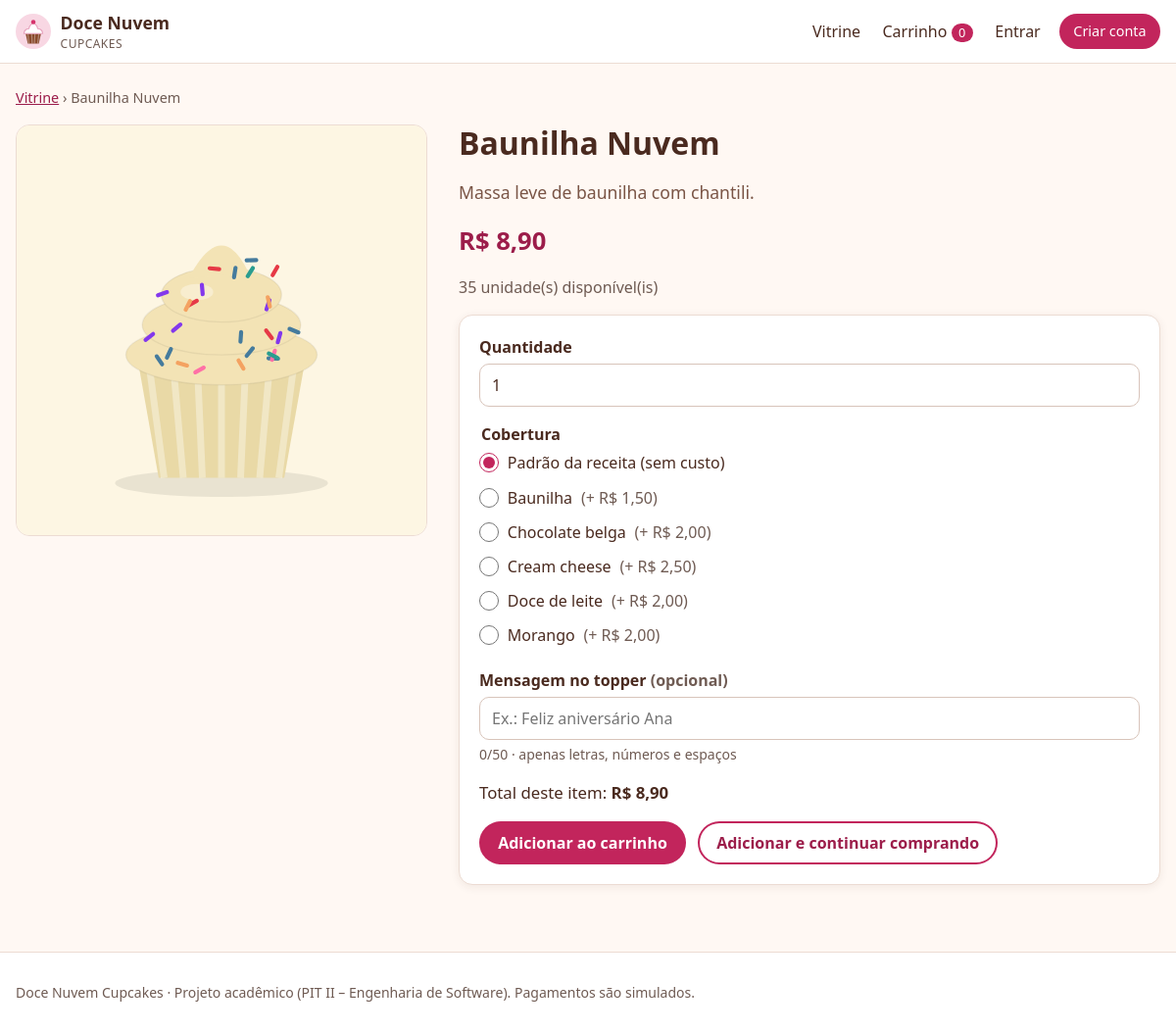
The app's page /produto/2 with its own data.
### tables this page shows
CREATE TABLE produtos (
    id             INT UNSIGNED   NOT NULL AUTO_INCREMENT,
    nome           VARCHAR(80)    NOT NULL,
    descricao      VARCHAR(100)   NOT NULL,
    preco          DECIMAL(10,2)  NOT NULL,
    estoque        INT UNSIGNED   NOT NULL DEFAULT 0,
    imagem         VARCHAR(255)   NULL,
    ativo          TINYINT(1)     NOT NULL DEFAULT 1,
    criado_em      DATETIME       NOT NULL DEFAULT CURRENT_TIMESTAMP,
    atualizado_em  DATETIME       NOT NULL DEFAULT CURRENT_TIMESTAMP ON UPDATE CURRENT_TIMESTAMP,
    PRIMARY KEY (id),
    KEY idx_produtos_ativo (ativo),
    CONSTRAINT ck_produtos_preco CHECK (preco > 0)
);

CREATE TABLE coberturas (
    id               INT UNSIGNED  NOT NULL AUTO_INCREMENT,
    nome             VARCHAR(50)   NOT NULL,
    preco_adicional  DECIMAL(10,2) NOT NULL DEFAULT 0.00,
    ativa            TINYINT(1)    NOT NULL DEFAULT 1,
    PRIMARY KEY (id),
    UNIQUE KEY uk_coberturas_nome (nome)
);

### app/Core/View.php (called while the page is built, shortened)
<?php
final class View
{
    public static function render(string $view, array $data = [], ?string $layout = 'layouts/main'): string
    {
        $data['errors'] ??= Session::pullErrors();
        $data['old'] ??= Session::pullOld();
        $content = self::renderFile($view, $data);
        return self::renderFile($layout, $data + ['content' => $content]);
    }
    private static function renderFile(string $view, array $data): string
    {
        $file = APP_PATH . '/Views/' . $view . '.php';
        extract($data, EXTR_SKIP);
        try {
            require $file;
        } catch (\Throwable $e) {
            ob_end_clean();
            throw $e;
        }
        return (string) ob_get_clean();
    }
}

### app/Controllers/ShopController.php (called while the page is built, shortened)
<?php
final class ShopController extends Controller
{
    public function show(int $id): void
    {
        $product = (new Product())->find($id, true);
        $this->view('vitrine/show', [
            'title' => $product['nome'],
            'product' => $product,
            'coverings' => (new Covering())->active(),
        ]);
    }
}

### public/index.php (called while the page is built, shortened)
<?php
require dirname(__DIR__) . '/app/bootstrap.php';
$request = Request::fromGlobals();
try {
    $router = new Router();
    $router->dispatch($request);
} catch (HttpException $e) {
    http_response_code($e->status);
    if ($request->wantsJson()) {
        header('Content-Type: application/json; charset=utf-8');
        echo json_encode(['erro' => $e->getMessage()], JSON_UNESCAPED_UNICODE);
    } else {
        echo View::render('errors/http', ['status' => $e->status, 'message' => $e->getMessage()]);
    }
} catch (Throwable $e) {
    $log = sprintf("[%s] %s: %s em %s:%d\n%s\n\n", date('Y-m-d H:i:s'), get_class($e), $e->getMessage(), $e->getFile(), $e->getLine(), $e->getTraceAsString());
    @file_put_contents(ROOT_PATH . '/storage/logs/app.log', $log, FILE_APPEND);
    http_response_code(500);
    $message = Config::bool('APP_DEBUG') ? $e->getMessage() : 'Algo deu errado do nosso lado. Já registramos o problema; tente novamente em instantes.';
    if ($request->wantsJson()) {
        header('Content-Type: application/json; charset=utf-8');
        echo json_encode(['erro' => $message], JSON_UNESCAPED_UNICODE);
    } else {
        try {
            echo View::render('errors/http', ['status' => 500, 'message' => $message]);
        } catch (Throwable) {
            echo '<h1>Erro 500</h1><p>' . e($message) . '</p>';
        }
    }
}

### app/Core/Config.php (called while the page is built, shortened)
<?php
final class Config
{
    private static array $values = [];
    public static function get(string $key, ?string $default = null): ?string
    {
        $env = getenv($key);
        if ($env !== false) {
            return $env;
        }
        return self::$values[$key] ?? $default;
    }
}

### app/Core/helpers.php (called while the page is built, shortened)
<?php
function e(mixed $value): string
{
    return htmlspecialchars((string) $value, ENT_QUOTES | ENT_SUBSTITUTE, 'UTF-8');
}
function url(string $path = '/'): string
{
    $base = rtrim((string) Config::get('BASE_PATH', ''), '/');
    return $base . '/' . ltrim($path, '/');
}
function asset(string $path): string
{
    return url('assets/' . ltrim($path, '/'));
}
function product_image(?string $image): string
{
    return str_starts_with($image, 'uploads/') ? url($image) : asset('img/produtos/' . $image);
}
function money(float|int|string $value): string
{
    return 'R$ ' . number_format((float) $value, 2, ',', '.');
}
function old(array $old, string $key, mixed $default = ''): string
{
    return e($old[$key] ?? $default);
}

### app/bootstrap.php (called while the page is built, shortened)
<?php
spl_autoload_register(static function (string $class): void {
    $prefix = 'App\\';
    $relative = str_replace('\\', '/', substr($class, strlen($prefix)));
    $file = APP_PATH . '/' . $relative . '.php';
});
require APP_PATH . '/Core/helpers.php';

### app/Core/Database.php (called while the page is built, shortened)
<?php
final class Database
{
    private static ?PDO $pdo = null;
    public static function connection(): PDO
    {
        if (self::$pdo === null) {
            $dsn = sprintf(
                'mysql:host=%s;port=%s;dbname=%s;charset=utf8mb4',
                Config::get('DB_HOST', '127.0.0.1'),
                Config::get('DB_PORT', '3306'),
                Config::get('DB_NAME', 'cupcakes')
            );
            self::$pdo = new PDO($dsn, Config::get('DB_USER', 'root'), Config::get('DB_PASS', ''), [
                PDO::ATTR_ERRMODE => PDO::ERRMODE_EXCEPTION,
                PDO::ATTR_DEFAULT_FETCH_MODE => PDO::FETCH_ASSOC,
                PDO::ATTR_EMULATE_PREPARES => false,
            ]);
        }
        return self::$pdo;
    }
}

### app/Models/Model.php (called while the page is built, shortened)
<?php
abstract class Model
{
    protected PDO $db;
    public function __construct(?PDO $db = null)
    {
        $this->db = $db ?? Database::connection();
    }
    protected function fetch(string $sql, array $params = []): ?array
    {
        $stmt = $this->db->prepare($sql);
        $stmt->execute($params);
        $row = $stmt->fetch();
        return $row === false ? null : $row;
    }
    protected function fetchAll(string $sql, array $params = []): array
    {
        $stmt = $this->db->prepare($sql);
        $stmt->execute($params);
        return $stmt->fetchAll();
    }
}

### app/Models/Product.php (called while the page is built, shortened)
<?php
final class Product extends Model
{
    public function find(int $id, bool $onlyActive = false): ?array
    {
        $product = $this->fetch(
            'SELECT * FROM produtos WHERE id = ?' . ($onlyActive ? ' AND ativo = 1' : ''),
            [$id]
        );
        $product['categoria_ids'] = array_map(
            static fn ($r) => (int) $r['categoria_id'],
            $this->fetchAll('SELECT categoria_id FROM produto_categoria WHERE produto_id = ?', [$id])
        );
        return $product;
    }
}

### app/Core/Session.php (called while the page is built, shortened)
<?php
final class Session
{
    public static function pullOld(): array
    {
        $old = $_SESSION['_old'] ?? [];
        return $old;
    }
}

### app/Models/Covering.php (called while the page is built, shortened)
<?php
final class Covering extends Model
{
    public function active(): array
    {
        return $this->fetchAll('SELECT * FROM coberturas WHERE ativa = 1 ORDER BY nome');
    }
}

### app/Views/vitrine/show.php (the view, shortened to what this page needs)
<?php $available = (int) $product['estoque'] > 0; $max = min(50, (int) $product['estoque']); ?>
<nav class="breadcrumb" aria-label="Você está em"><a href="<?= url('/') ?>">Vitrine</a> › <?= e($product['nome']) ?></nav>
<article class="product-detail">
    <div class="product-detail-image">
        <img src="<?= e(product_image($product['imagem'])) ?>" alt="Cupcake <?= e($product['nome']) ?>" width="420" height="420">
    </div>
    <div class="product-detail-body">
        <h1><?= e($product['nome']) ?></h1>
        <p class="lead"><?= e($product['descricao']) ?></p>
        <p class="price price-big" id="unit-price" data-base="<?= e($product['preco']) ?>"><?= money($product['preco']) ?></p>
        <?php if (!$available): ?>
            <p class="notice notice-warning">Este sabor está indisponível no momento. Volte em breve!</p>
        <?php else: ?>
            <p class="muted"><?= (int) $product['estoque'] ?> unidade(s) disponível(is)</p>
            <form method="post" action="<?= url('carrinho/adicionar') ?>" class="card form" id="add-to-cart" novalidate>
                <div class="field">
                    <label for="quantidade">Quantidade</label>
                    <input type="number" id="quantidade" name="quantidade" min="1" max="<?= $max ?>" value="<?= old($old, 'quantidade', 1) ?>" required>
                </div>
                <fieldset class="field">
                    <legend>Cobertura</legend>
                    <label class="radio"><input type="radio" name="cobertura_id" value="" data-extra="0" <?= empty($old['cobertura_id']) ? 'checked' : '' ?>> Padrão da receita (sem custo)</label>
                    <?php foreach ($coverings as $c): ?>
                        <label class="radio">
                            <input type="radio" name="cobertura_id" value="<?= (int) $c['id'] ?>" data-extra="<?= e($c['preco_adicional']) ?>" <?= (int) ($old['cobertura_id'] ?? 0) === (int) $c['id'] ? 'checked' : '' ?>>
                            <?= e($c['nome']) ?> <span class="muted">(+ <?= money($c['preco_adicional']) ?>)</span>
                        </label>
                    <?php endforeach; ?>
                </fieldset>
                <div class="field">
                    <label for="mensagem">Mensagem no topper <span class="muted">(opcional)</span></label>
                    <input type="text" id="mensagem" name="mensagem" maxlength="50" value="<?= old($old, 'mensagem') ?>"
                           pattern="[A-Za-zÀ-ÿ0-9 ]*" aria-describedby="mensagem-ajuda" placeholder="Ex.: Feliz aniversário Ana">
                    <p id="mensagem-ajuda" class="hint"><span id="mensagem-contador">0</span>/50 · apenas letras, números e espaços</p>
                </div>
                <p class="line-total">Total deste item: <strong id="line-total"><?= money($product['preco']) ?></strong></p>
                <div class="actions">
                    <button type="submit" class="btn">Adicionar ao carrinho</button>
                    <button type="submit" name="continuar" value="1" class="btn btn-secondary">Adicionar e continuar comprando</button>
                </div>
            </form>
        <?php endif; ?>
    </div>
</article>

### app/Core/Router.php (shortened to what this page needs)
<?php
final class Router
{
    private array $routes = [];
    private function add(string $method, string $path, string $handler, array $middleware): void
    {
        $this->routes[] = compact('method', 'pattern', 'handler', 'middleware');
    }
    public function dispatch(Request $request): void
    {
        $pathMatched = false;
        foreach ($this->routes as $route) {
            if (!preg_match($route['pattern'], $request->path, $matches)) {
                continue;
            }
            $pathMatched = true;
            $params = array_map('intval', array_filter($matches, 'is_string', ARRAY_FILTER_USE_KEY));
            [$controllerName, $action] = explode('@', $route['handler']);
            $controller = new $class($request);
            $controller->{$action}(...array_values($params));
            return;
        }
        throw new HttpException($pathMatched ? 405 : 404);
    }
}

### public/assets/css/app.css (style rules this page uses)
:root { --cocoa: #4a2a1f; --cocoa-soft: #7a5546; --berry: #c2255c; --berry-dark: #9c1d4a; --cream: #fff8f3; --paper: #ffffff; --line: #ecdcd3; --muted: #6f5b53; --ok: #2b7a3d; --ok-bg: #e7f5ea; --warn: #8a5a00; --warn-bg: #fff3d6; --err: #b42318; --err-bg: #fdecea; --info-bg: #eaf2fb; --radius: 14px; --shadow: 0 2px 10px rgba(74, 42, 31, .08); font-size: 16px; }
* { box-sizing: border-box; }
body { margin: 0; font-family: system-ui, -apple-system, "Segoe UI", Roboto, "Helvetica Neue", Arial, sans-serif; color: var(--cocoa); background: var(--cream); line-height: 1.5; }
img { max-width: 100%; height: auto; display: block; }
a { color: var(--berry-dark); }
h1, h2, h3 { line-height: 1.2; margin: 0 0 .6rem; }
h1 { font-size: clamp(1.5rem, 3vw, 2rem); }
.muted { color: var(--muted); }
.hint { color: var(--muted); font-size: .875rem; margin: .25rem 0 0; }
.btn { display: inline-flex; align-items: center; justify-content: center; gap: .4rem; min-height: 44px; padding: .6rem 1.2rem; border: 0; border-radius: 999px; background: var(--berry); color: #fff; font: inherit; font-weight: 600; text-decoration: none; cursor: pointer; }
.btn-secondary { background: var(--paper); color: var(--berry-dark); box-shadow: inset 0 0 0 2px var(--berry); }
.actions { display: flex; flex-wrap: wrap; align-items: center; gap: .75rem; margin-top: 1rem; }
.form .field { margin-bottom: 1rem; }
fieldset.field { border: 0; padding: 0; margin: 0 0 1rem; }
legend, label { font-weight: 600; }
input[type="text"], input[type="email"], input[type="password"], input[type="number"], input[type="date"], input:not([type]), input[inputmode], select, textarea, input[type="file"] { width: 100%; min-height: 44px; padding: .55rem .75rem; margin-top: .3rem; border: 1.5px solid #d8c4ba; border-radius: 10px; background: #fff; font: inherit; color: inherit; }
.check, .radio { display: flex; align-items: center; gap: .55rem; font-weight: 500; padding: .35rem 0; cursor: pointer; }
.check input, .radio input { width: 20px; height: 20px; accent-color: var(--berry); margin: 0; }
.card { background: var(--paper); border: 1px solid var(--line); border-radius: var(--radius); box-shadow: var(--shadow); padding: 1.25rem; margin-bottom: 1.25rem; }
.price { font-weight: 700; font-size: 1.1rem; color: var(--berry-dark); margin: 0; }
.price-big { font-size: 1.6rem; }
.breadcrumb { font-size: .9rem; color: var(--muted); margin-bottom: 1rem; }
.product-detail { display: grid; grid-template-columns: minmax(260px, 420px) 1fr; gap: 2rem; align-items: start; }
.product-detail-image img { border-radius: var(--radius); border: 1px solid var(--line); }
.lead { font-size: 1.1rem; color: var(--cocoa-soft); }
.line-total { font-size: 1.05rem; }

### records on screen
produtos: nome "Baunilha Nuvem", imagem (picture), descricao "Massa leve de baunilha com chantili.", preco "R$ 8,90", estoque "35"
coberturas: cobertura_id "☐ Baunilha (+ R$ 1,50)", nome "Baunilha", preco_adicional "R$ 1,50"
coberturas: cobertura_id "☐ Chocolate belga (+ R$ 2,00)", nome "Chocolate belga", preco_adicional "R$ 2,00"
coberturas: cobertura_id "☐ Cream cheese (+ R$ 2,50)", nome "Cream cheese", preco_adicional "R$ 2,50"
coberturas: cobertura_id "☐ Doce de leite (+ R$ 2,00)", nome "Doce de leite", preco_adicional "R$ 2,00"
coberturas: cobertura_id "☐ Morango (+ R$ 2,00)", nome "Morango", preco_adicional "R$ 2,00"
